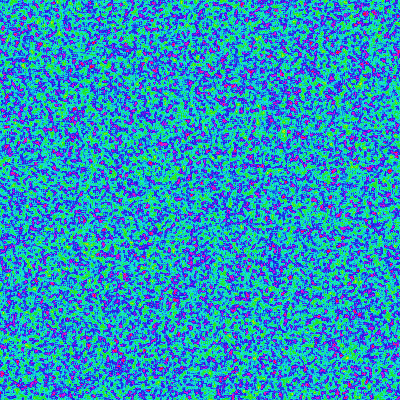
Frame 1 (no input)
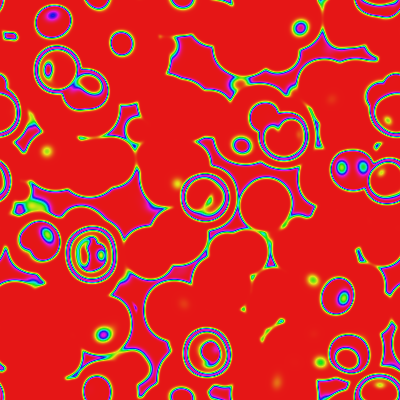
Frame 60 (the mouse pressed at the canvas centre just before this capture)
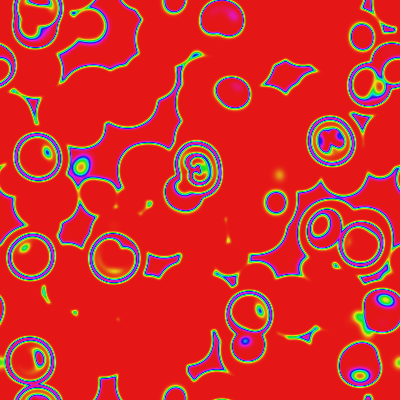
Frame 120 (the mouse held since frame 60 and released just before this capture)

The Processing sketch that drew these frames (run headless with seeded random() and noise(); from frame 60 on, the mouse is pressed at the canvas centre):

// Processing sketch: processing_1269
// ── processing_1269.pde

// Colourful idealised Belousov–Zhabotinsky reaction
// (c) Alasdair Turner 2009
// Free Software
// Licensed according to the GNU GPL

// An implementation note about this algorithm is available here:
// http://www.aac.bartlett.ucl.ac.uk/processing/samples/bzr.pdf

float [][][] a;
float [][][] b;
float [][][] c;

int p = 0, q = 1;

void setup()
{
  size(400,400);
  colorMode(HSB,1.0);
  a = new float [width][height][2];
  b = new float [width][height][2];
  c = new float [width][height][2];
  for (int x = 0; x < width; x++) {
    for (int y = 0; y < height; y++) {
      a[x][y][p] = random(0.0,1.0);
      b[x][y][p] = random(0.0,1.0);
      c[x][y][p] = random(0.0,1.0);
    }
  }
}

void draw()
{
  for (int x = 0; x < width; x++) {
    for (int y = 0; y < height; y++) {
      float c_a = 0.0;
      float c_b = 0.0;
      float c_c = 0.0;
      for (int i = x - 1; i <= x+1; i++) {
        for (int j = y - 1; j <= y+1; j++) {
          c_a += a[(i+width)%width][(j+height)%height][p];
          c_b += b[(i+width)%width][(j+height)%height][p];
          c_c += c[(i+width)%width][(j+height)%height][p];
        }
      }
      c_a /= 9.0;
      c_b /= 9.0;
      c_c /= 9.0;
      // adjust these values to alter behaviour
      a[x][y][q] = constrain(c_a + c_a * (1.2 * c_b - c_c), 0, 1);
      b[x][y][q] = constrain(c_b + c_b * (c_c - 1.2 * c_a), 0, 1);
      c[x][y][q] = constrain(c_c + c_c * (c_a - c_b), 0, 1);
      set(x,y,color(a[x][y][q],0.9,0.9));
    }
  }
  if (p == 0) {
    p = 1; q = 0;
  }
  else {
    p = 0; q = 1;
  }
}

void mousePressed()
{
  setup();
}
